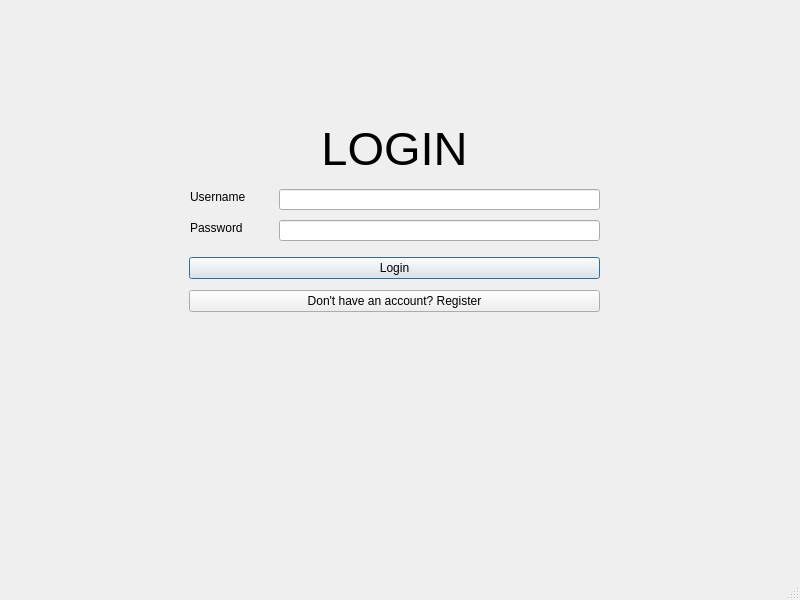
<?xml version="1.0" encoding="UTF-8"?>
<ui version="4.0">
 <class>MainWindow</class>
 <widget class="QMainWindow" name="MainWindow">
  <property name="geometry">
   <rect>
    <x>0</x>
    <y>0</y>
    <width>800</width>
    <height>600</height>
   </rect>
  </property>
  <property name="windowTitle">
   <string>MainWindow</string>
  </property>
  <widget class="QWidget" name="centralwidget">
   <widget class="QWidget" name="verticalLayoutWidget_2">
    <property name="geometry">
     <rect>
      <x>189</x>
      <y>252</y>
      <width>411</width>
      <height>66</height>
     </rect>
    </property>
    <layout class="QVBoxLayout" name="verticalLayout_3">
     <item>
      <widget class="QPushButton" name="pushButton_login">
       <property name="text">
        <string>Login</string>
       </property>
       <property name="default">
        <bool>true</bool>
       </property>
      </widget>
     </item>
     <item>
      <widget class="QPushButton" name="pushButton_register">
       <property name="text">
        <string>Don't have an account? Register</string>
       </property>
      </widget>
     </item>
    </layout>
   </widget>
   <widget class="QLabel" name="label">
    <property name="geometry">
     <rect>
      <x>189</x>
      <y>127</y>
      <width>411</width>
      <height>42</height>
     </rect>
    </property>
    <property name="font">
     <font>
      <pointsize>35</pointsize>
     </font>
    </property>
    <property name="text">
     <string>LOGIN</string>
    </property>
    <property name="alignment">
     <set>Qt::AlignCenter</set>
    </property>
   </widget>
   <widget class="QLineEdit" name="lineEdit_username">
    <property name="geometry">
     <rect>
      <x>279</x>
      <y>189</y>
      <width>321</width>
      <height>21</height>
     </rect>
    </property>
   </widget>
   <widget class="QLabel" name="label_3">
    <property name="geometry">
     <rect>
      <x>190</x>
      <y>220</y>
      <width>58</width>
      <height>16</height>
     </rect>
    </property>
    <property name="text">
     <string>Password</string>
    </property>
   </widget>
   <widget class="QLabel" name="label_2">
    <property name="geometry">
     <rect>
      <x>190</x>
      <y>189</y>
      <width>61</width>
      <height>16</height>
     </rect>
    </property>
    <property name="text">
     <string>Username</string>
    </property>
   </widget>
   <widget class="QLineEdit" name="lineEdit_password">
    <property name="geometry">
     <rect>
      <x>279</x>
      <y>220</y>
      <width>321</width>
      <height>21</height>
     </rect>
    </property>
    <property name="inputMethodHints">
     <set>Qt::ImhHiddenText</set>
    </property>
   </widget>
  </widget>
  <widget class="QMenuBar" name="menubar">
   <property name="geometry">
    <rect>
     <x>0</x>
     <y>0</y>
     <width>800</width>
     <height>43</height>
    </rect>
   </property>
  </widget>
  <widget class="QStatusBar" name="statusbar"/>
 </widget>
 <resources/>
 <connections/>
</ui>
